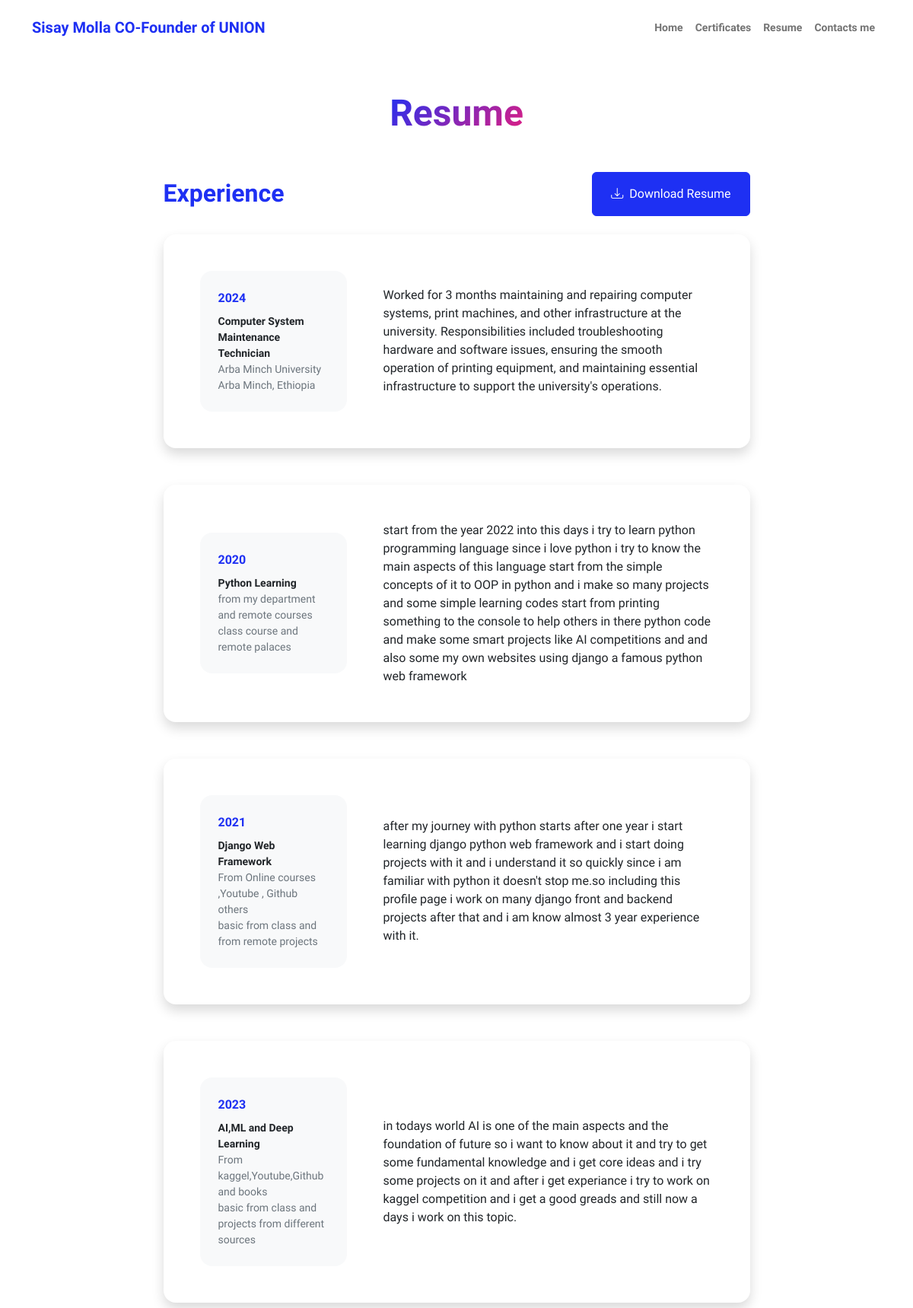
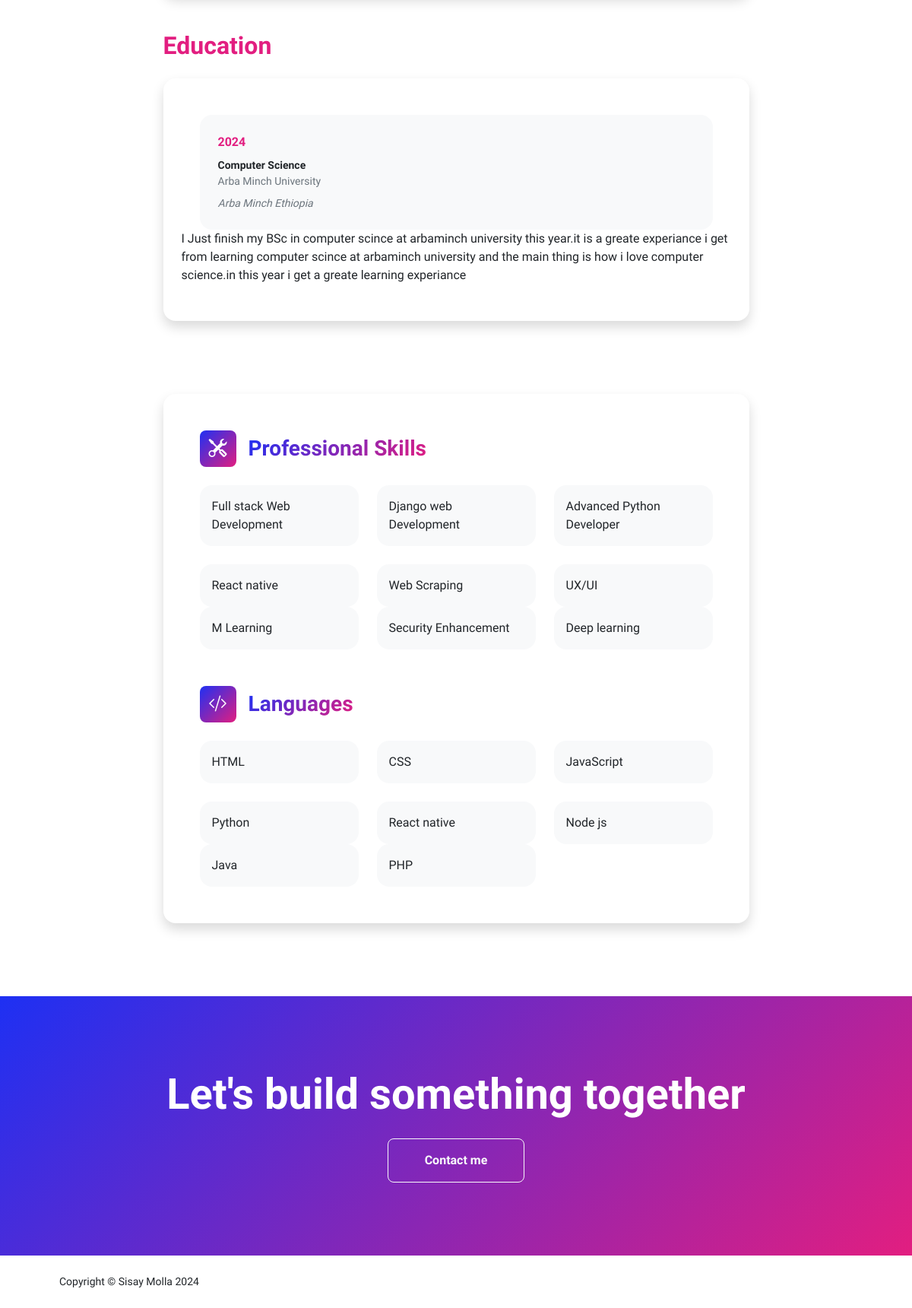
Screenshot of /resume/ with the database file from the repository (2 pictures, top to bottom).
### upload_resume/models.py (models this page shows, shortened)
class WorkExperience(models.Model):
    typeof = models.CharField(max_length=30)
    date = models.CharField(max_length=4, help_text="Year of experience")
    job_title = models.CharField(max_length=255)
    organization = models.CharField(max_length=255)
    location = models.CharField(max_length=255)
    description = models.TextField()

### upload_resume/views.py (the view)
# urls.py: path('resume/',ExperienceListView.as_view(),name='resume'),
class ExperienceListView(ListView):
    model = WorkExperience
    template_name = 'resume.html'
    context_object_name = 'experiences'
    queryset = WorkExperience.objects.all()

### upload_resume/templates/resume.html
{% extends 'navbar.html' %}
{% load static %}
{%block content%}
            <div class="container px-5 my-5">
                <div class="text-center mb-5">
                    <h1 class="display-5 fw-bolder mb-0"><span class="text-gradient d-inline">Resume</span></h1>
                </div>
                <div class="row gx-5 justify-content-center">
                    <div class="col-lg-11 col-xl-9 col-xxl-8">
                        <section>
                            <div class="d-flex align-items-center mb-4" style="display: flex; align-items: center; justify-content: space-between;">
                                <h2 class="text-primary fw-bolder mb-0" style="margin-right: 20px;">Experience</h2>
                                <a class="btn btn-primary px-4 py-3" href="{% static 'assets/Profile.pdf' %}" download style="display: flex; align-items: center;">
                                    <div class="d-inline-block bi bi-download me-2"></div>
                                    Download Resume
                                </a>
                            </div>
                            {% for experience in experiences %}
                                {%if experience.typeof == 'experience' %}
                                <div class="card shadow border-0 rounded-4 mb-5">
                                    <div class="card-body p-5">
                                        <div class="row align-items-center gx-5">
                                            <div class="col text-center text-lg-start mb-4 mb-lg-0">
                                                <div class="bg-light p-4 rounded-4">
                                                    <div class="text-primary fw-bolder mb-2">{{ experience.date }}</div>
                                                    <div class="small fw-bolder">{{ experience.job_title }}</div>
                                                    <div class="small text-muted">{{ experience.organization }}</div>
                                                    <div class="small text-muted">{{ experience.location }}</div>
                                                </div>
                                            </div>
                                            <div class="col-lg-8">
                                                <div>
                                                    {{ experience.description|linebreaksbr }}
                                                </div>
                                            </div>
                                        </div>
                                    </div>
                                </div>
                                {%endif%}
                            {%endfor%}
                        </section>
                        <section>
                            <h2 class="text-secondary fw-bolder mb-4">Education</h2>
                            {% for experience in experiences %}
                                {%if experience.typeof == 'education' %}
                                <div class="card shadow border-0 rounded-4 mb-5">
                                    <div class="card-body p-5">
                                        <div class="row align-items-center gx-5">
                                            <div class="col text-center text-lg-start mb-4 mb-lg-0">
                                                <div class="bg-light p-4 rounded-4">
                                                    <div class="text-secondary fw-bolder mb-2">{{ experience.date }}</div>
                                                    <div class="mb-2">
                                                        <div class="small fw-bolder">{{ experience.job_title }}</div>
                                                        <div class="small text-muted">{{ experience.organization }}</div>
                                                    </div>
                                                    <div class="fst-italic">
                                                        <div class="small text-muted">{{ experience.location }}</div>
                                                    </div>
                                                </div>
                                            </div>
                                            {{ experience.description|linebreaksbr }}
                                        </div>
                                    </div>
                                </div>
                            {%endif%}
                            {%endfor%}
                        </section>
                        <div class="pb-5"></div>
                        <section>
                            <div class="card shadow border-0 rounded-4 mb-5">
                                <div class="card-body p-5">
                                    <div class="mb-5">
                                        <div class="d-flex align-items-center mb-4">
                                            <div class="feature bg-primary bg-gradient-primary-to-secondary text-white rounded-3 me-3"><i class="bi bi-tools"></i></div>
                                            <h3 class="fw-bolder mb-0"><span class="text-gradient d-inline">Professional Skills</span></h3>
                                        </div>
                                        <div class="row row-cols-1 row-cols-md-3 mb-4">
                                            <div class="col mb-4 mb-md-0"><div class="d-flex align-items-center bg-light rounded-4 p-3 h-100">Full stack Web Development</div></div>
                                            <div class="col mb-4 mb-md-0"><div class="d-flex align-items-center bg-light rounded-4 p-3 h-100">Django web Development</div></div>
                                            <div class="col mb-4 mb-md-0"><div class="d-flex align-items-center bg-light rounded-4 p-3 h-100">Advanced Python Developer</div></div>
                                        </div>
                                        <div class="row row-cols-1 row-cols-md-3">
                                            <div class="col mb-4 mb-md-0"><div class="d-flex align-items-center bg-light rounded-4 p-3 h-100">React native</div></div>
                                            <div class="col mb-4 mb-md-0"><div class="d-flex align-items-center bg-light rounded-4 p-3 h-100">Web Scraping</div></div>
                                            <div class="col"><div class="d-flex align-items-center bg-light rounded-4 p-3 h-100">UX/UI</div></div>
                                        </div>
                                        <div class="row row-cols-1 row-cols-md-3">
                                            <div class="col"><div class="d-flex align-items-center bg-light rounded-4 p-3 h-100">M Learning</div></div>
                                            <div class="col mb-4 mb-md-0"><div class="d-flex align-items-center bg-light rounded-4 p-3 h-100"> Security Enhancement</div></div>
                                            <div class="col"><div class="d-flex align-items-center bg-light rounded-4 p-3 h-100">Deep learning</div></div>
                                        </div>
                                    </div>
                                    <div class="mb-0">
                                        <div class="d-flex align-items-center mb-4">
                                            <div class="feature bg-primary bg-gradient-primary-to-secondary text-white rounded-3 me-3"><i class="bi bi-code-slash"></i></div>
                                            <h3 class="fw-bolder mb-0"><span class="text-gradient d-inline">Languages</span></h3>
                                        </div>
                                        <div class="row row-cols-1 row-cols-md-3 mb-4">
                                            <div class="col mb-4 mb-md-0"><div class="d-flex align-items-center bg-light rounded-4 p-3 h-100">HTML</div></div>
                                            <div class="col mb-4 mb-md-0"><div class="d-flex align-items-center bg-light rounded-4 p-3 h-100">CSS</div></div>
                                            <div class="col"><div class="d-flex align-items-center bg-light rounded-4 p-3 h-100">JavaScript</div></div>
                                        </div>
                                        <div class="row row-cols-1 row-cols-md-3">
                                            <div class="col mb-4 mb-md-0"><div class="d-flex align-items-center bg-light rounded-4 p-3 h-100">Python</div></div>
                                            <div class="col mb-4 mb-md-0"><div class="d-flex align-items-center bg-light rounded-4 p-3 h-100">React native</div></div>
                                            <div class="col"><div class="d-flex align-items-center bg-light rounded-4 p-3 h-100">Node js</div></div>
                                        </div>
                                        <div class="row row-cols-1 row-cols-md-3">
                                            <div class="col mb-4 mb-md-0"><div class="d-flex align-items-center bg-light rounded-4 p-3 h-100">Java</div></div>
                                            <div class="col mb-4 mb-md-0"><div class="d-flex align-items-center bg-light rounded-4 p-3 h-100">PHP</div></div>
                                        </div>
                                    </div>
                                </div>
                            </div>
                        </section>
                    </div>
                </div>
            </div>
        </main>
        {%endblock%}

### rows the page displays
WorkExperience: date "2024", job_title "Computer System Maintenance Technician", organization "Arba Minch University", location "Arba Minch, Ethiopia", description "Worked for 3 months maintaining and repairing computer systems, print machines, and other infrastructure at the university. Responsibilities included troubleshooting hardware and software issues, ensuring the smooth operation of printing equipment, and maintaining essential infrastructure to support the university's operations."
WorkExperience: date "2020", job_title "Python Learning", organization "from my department and remote courses", location "class course and remote palaces", description "start from the year 2022 into this days i try to learn python programming language since i love python i try to know the main aspects of this language start from the simple concepts of it to OOP in python and i make so many projects and some simple learning codes start from printing something to the console to help others in there python code and make some smart projects like AI competitions and and also some my own websites using django a famous python web framework"
WorkExperience: date "2021", job_title "Django Web Framework", organization "From Online courses ,Youtube , Github others", location "basic from class and from remote projects", description "after my journey with python starts after one year i start learning django python web framework and i start doing projects with it and i understand it so quickly since i am familiar with python it doesn't stop me.so including this profile page i work on many django front and backend projects after that and i am know almost 3 year experience with it."
WorkExperience: date "2023", job_title "AI,ML and Deep Learning", organization "From kaggel,Youtube,Github and books", location "basic from class and projects from different sources", description "in todays world AI is one of the main aspects and the foundation of future so i want to know about it and try to get some fundamental knowledge and i get core ideas and i try some projects on it and after i get experiance i try to work on kaggel competition and i get a good greads and still now a days i work on this topic."
WorkExperience: date "2024", job_title "Computer Science", organization "Arba Minch University", location "Arba Minch Ethiopia", description "I Just finish my BSc in computer scince at arbaminch university this year.it is a greate experiance i get from learning computer scince at arbaminch university and the main thing is how i love computer science.in this year i get a greate learning experiance"
